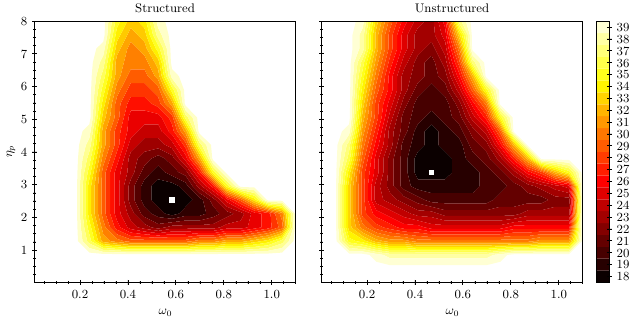

Source code (Python):
import sys, os

sys.path.append(os.path.abspath("../../../plot_common"))
from common import set_figure, fig_size

import numpy as np
import sys
import itertools

import matplotlib
import matplotlib.pyplot as plt
from matplotlib.ticker import MultipleLocator, FormatStrFormatter, AutoMinorLocator
import matplotlib.ticker as ticker


########################################################################
# Helper Function
########################################################################
def print_opt_values(rho, iters, ETAs, OMEGAs):
    """Optimal parameters based on the smallest number of iterations is more
    accurate than based solely on the convergence factor.
    """
    #################################################################
    # based on rho
    rho_min = rho.min()
    idx_opt = np.where(rho == rho_min)
    eta_id, omega_id = idx_opt[0].item(), idx_opt[1].item()

    eta_opt = ETAs[eta_id]
    omega_opt = OMEGAs[omega_id]
    iters_min = iters[eta_id, omega_id]
    print(
        f"rho-based:  (omega_0, eta_p)=({omega_opt:2.3f}, {eta_opt:2.3f}):\titer={iters_min:1.3f}\trcf={rho_min:1.3f}"
    )
    #################################################################
    # based on iter
    # often times there are multiple parameter choices that result in the same
    # iteration count. Choose the one with the smallest convergence factor

    iters_min = iters.min()
    idx_opt = np.where(iters == iters_min)

    cf_min_idx = np.argmin(rho[idx_opt[0], idx_opt[1]])
    eta_id, omega_id = idx_opt[0][cf_min_idx], idx_opt[1][cf_min_idx]
    eta_opt = ETAs[eta_id]
    omega_opt = OMEGAs[omega_id]
    rho_min = rho[eta_id, omega_id]
    iters_opt = iters[eta_id, omega_id]
    print(
        f"iter-based: (omega_0, eta_p)=({omega_opt:2.3f}, {eta_opt:2.3f}):\titer={iters_opt:1.3f}\trcf={rho_min:1.3f}"
    )

    return omega_opt, eta_opt


def loaddata(PATH):
    cf = np.load(PATH + "cf_data_1.npy")
    iters = np.load(PATH + "iters_data_1.npy")
    param = np.load(PATH + "param_ranges.npy", allow_pickle=True).tolist()

    ETAs = param["eta_0^p"][0]
    OMEGAs = param["omega"][0]
    rho = cf

    return cf, iters, ETAs, OMEGAs


########################################################################
# LOAD DATA
########################################################################
PREAM = "eta_omega_coarse/"
data_paths = {
    "Structured": PREAM + "structured/2D/",
    "Unstructured": PREAM + "unstructured/2D/",
}

########################################################################
# PLOT DATA
########################################################################
linewidth = 2

ncols = len(list(data_paths.keys()))  # 2
nrows = 1
fs = fig_size.singlefull
set_figure(width=fs["width"] * 1, height=fs["width"] * 0.5)
fig, AXES = plt.subplots(nrows, ncols, sharey="row", sharex="col")

for ax, (msh_type, PATH) in zip(AXES, data_paths.items()):
    ax.set_title(msh_type)
    cf, iters, ETAs, OMEGAs = loaddata(PATH)
    omega_opt, eta_opt = print_opt_values(cf, iters, ETAs, OMEGAs)

    iter_min = iters.min()
    iter_max = iters.max()

    X, Y = np.meshgrid(OMEGAs, ETAs)
    im = ax.contourf(
        X,
        Y,
        iters,
        cmap="hot",
        levels=np.arange(iter_min - 1, iter_max) + 0.5,
        vmin=iter_min,
        vmax=iter_max,
        origin="lower",
    )

    ax.plot(omega_opt, eta_opt, c="w", marker="s", ms=3)

cb = fig.colorbar(im, ticks=np.arange(iter_min, iter_max))

for j, ax in enumerate(AXES):
    ax.set_box_aspect(1)
    ax.xaxis.set_minor_locator(MultipleLocator(0.05))
    ax.yaxis.set_minor_locator(MultipleLocator(0.25))

AXES[0].set_xlabel("$\omega_0$")
AXES[1].set_xlabel("$\omega_0$")
AXES[0].set_ylabel("$\eta_p$")

if "--savefig" in sys.argv:
    plt.savefig("fig_7.pdf")
else:
    plt.show()
